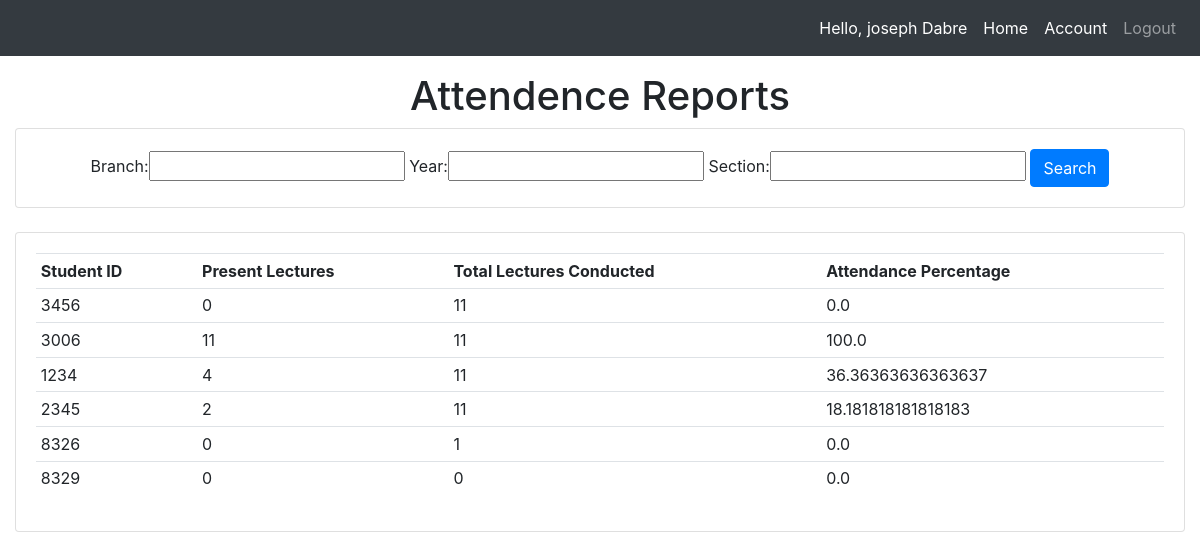
Screenshot of /AttendenceReports/ (signed in) with the database file from the repository.
### Attendence_Sys/models.py (models this page shows, shortened)
class Faculty(models.Model):
    user = models.OneToOneField(User,null=True,blank=True, on_delete= models.CASCADE)
    firstname = models.CharField(max_length=200, null=True)
    lastname = models.CharField(max_length=200, null=True)
    phone = models.CharField(max_length=200, null=True)
    email = models.EmailField(max_length=200, null=True)
    profile_pic = models.ImageField(upload_to=user_directory_path ,null=True, blank=True)
    def __str__(self):
        return str(self.firstname + " " + self.lastname)

class Reports(models.Model):
    student_id = models.CharField(max_length=200, null=True)
    count = models.PositiveIntegerField(null=True)
    total = models.PositiveIntegerField(null=True)
    percentage = models.FloatField(null=True)
    branch = models.CharField(max_length=200, null = True)
    year = models.CharField(max_length=200, null = True)
    section = models.CharField(max_length=200, null = True)

### Attendence_Sys/views.py (the view)
# urls.py: path('AttendenceReports/', views.AttendenceReports, name='AttendenceReports'),
@login_required(login_url='teacherlogin')
def AttendenceReports(request):
    try:
        student = Student.objects.get(registration_id = request.user)
        return redirect(studentprofile)
    except:
        student=request.user
    reports=Reports.objects.all()
    myFilter=ReportFilter(request.GET, queryset=reports)
    reports=myFilter.qs
    context = {'myFilter':myFilter, 'reports': reports, 'ta':False}
    return render(request,'Attendence_Sys/AttendenceReports.html',context)

### Attendence_Sys/templates/Attendence_Sys/AttendenceReports.html (shortened to what this page needs)
{% extends 'Attendence_Sys/main.html' %}
{% block content %}
{% if ta == False %}
<center><h1>Attendence Reports</h1></center>
<div class="row">
	<div class="col">
		<div class="card card-body">
			<center>
				<form method="get">
					{{myFilter.form}}
		    		<button class="btn btn-primary" type="submit">Search</button>
				</form>
			</center>
		</div>
	</div>
</div>
<br>
<div class="row">
	<div class="col-sm-12">
		<div class="card card-body">
			<table class="table table-sm">
				<tr>
						<th>Student ID</th>
						<th>Present Lectures</th>
						<th>Total Lectures Conducted</th>
						<th>Attendance Percentage</th>
											</tr>
					{% for report in reports %}
					<tr>
						<td>{{ report.student_id }}</td>
						<td>{{ report.count }}</td>
						<td>{{ report.total }}</td>
						<td>{{ report.percentage }}</td>
				</tr>
				{% endfor %}
			</table>
		</div>
	</div>
</div>
{% endif %}
{% endblock %}

### Attendence_Sys/templates/Attendence_Sys/navbar.html (shortened to what this page needs)
{% load static %}
<nav class="navbar navbar-expand-lg navbar-dark fixed-top bg-dark">
  <div class="collapse navbar-collapse" id="navbarNav">
    <ul class="navbar-nav ml-auto">
      <li class="nav-item active">
        <span class="nav-link">Hello, {{ request.user.faculty }}</span>
      </li>
      <li class="nav-item active">
        <a href="{% url 'teacherprofile' %}" class="nav-link">Home</a>
      </li>
      <li class="nav-item active">
        <a class="nav-link" href="{% url 'account' %}">Account</a>
      </li>
      <li class="nav-item">
        <a class="nav-link" href="{% url 'logout' %}">Logout</a>
      </li>
    </ul>
  </div>
</nav>

### rows the page displays
Reports: student_id "3456", count "0", total "11", percentage "0.0"
Reports: student_id "3006", count "11", total "11", percentage "100.0"
Reports: student_id "1234", count "4", total "11", percentage "36.36363636363637"
Reports: student_id "2345", count "2", total "11", percentage "18.181818181818183"
Reports: student_id "8326", count "0", total "1", percentage "0.0"
Reports: student_id "8329", count "0", total "0", percentage "0.0"

### other values shown
{{ request.user.faculty }} "joseph Dabre"
